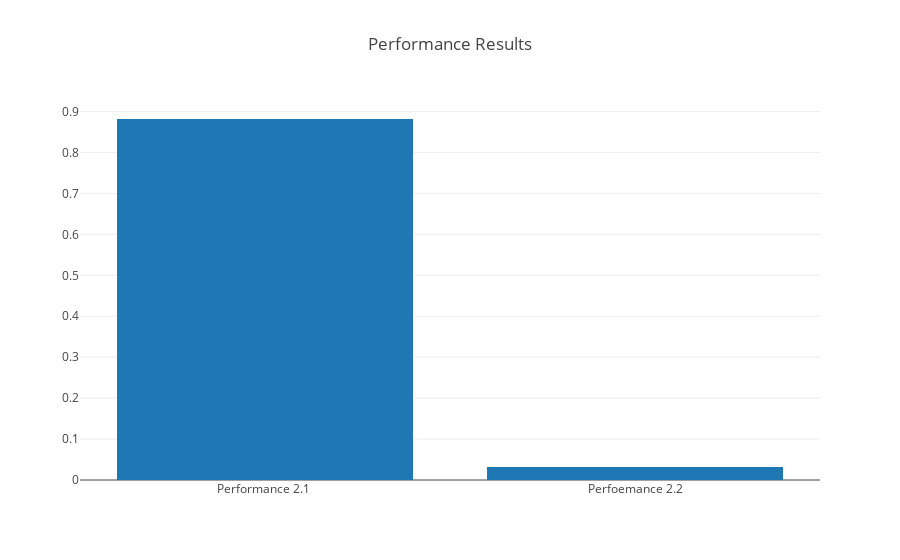

Notebook cell for this chart:
### Code cell
init_notebook_mode(connected=True)


py.offline.iplot({
    "data": [plotly.graph_objs.Bar( x=['Performance 2.1 ', 'Perfoemance 2.2'], y=[score,acc_cn])],
    "layout": Layout(title="Performance Results")
})

### Figure 1 — Plotly figure (JSON) as saved in the notebook; plotly's stock layout.template omitted (floating-point values rounded to 4 significant figures)
{"data": [{"type": "bar", "x": ["Performance 2.1 ", "Perfoemance 2.2"], "y": [0.8818, 0.03196]}], "layout": {"title": "Performance Results"}}
